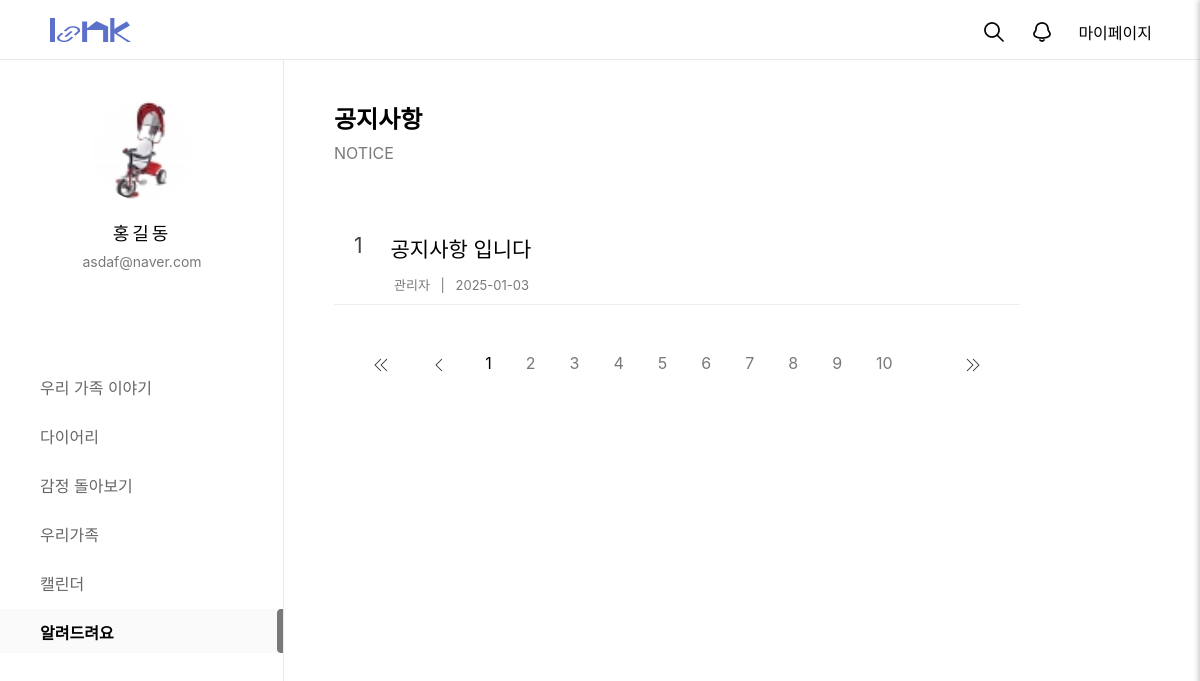
/customer/noticelist/ (signed in), run on an earlier commit of the app's database.
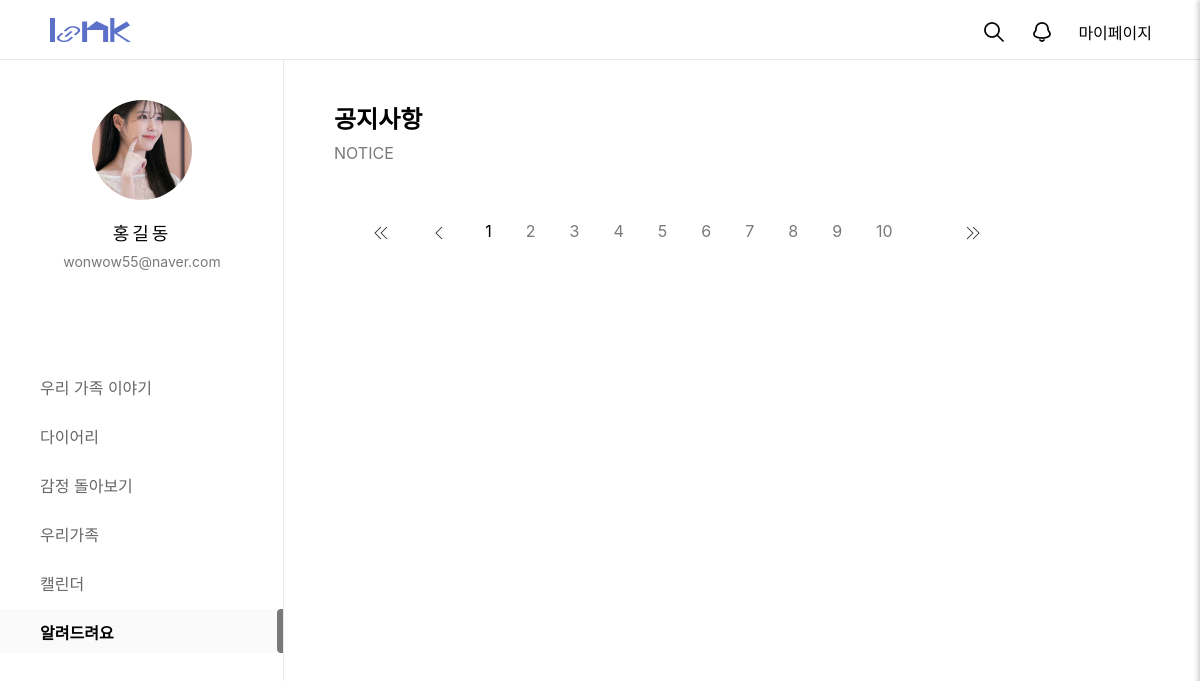
And on a later commit of the database.
### mypage/models.py (models this page shows, shortened)
class Img(models.Model):
  id = models.CharField(max_length=50, primary_key=True)  # 고유한 ID
  img = models.ImageField(upload_to='images/', null=True, blank=True, default='../static/images/calendar1/default_profile.png')  # 디폴트 이미지 설정

### loginpage/models.py (models this page shows, shortened)
class Member(models.Model):
  id = models.CharField(max_length=50,primary_key=True)
  pw = models.CharField(max_length=100)
  name = models.CharField(max_length=100)
  nicName = models.CharField(max_length=100,default='123')
  mail = models.EmailField(max_length=100)
  birthday = models.CharField(max_length=50)
  gender = models.CharField(max_length=10,choices=[('남자', '남자'), ('여자', '여자')])
  mdate = models.DateTimeField(auto_now=True)
  created_group = models.OneToOneField(
        'diary.GroupDiary',  # '앱이름.모델이름' 형식
        on_delete=models.SET_NULL,
        null=True,
        blank=True,
        related_name='creator'
    )
  joined_group = models.ForeignKey(
        'diary.GroupDiary',  # '앱이름.모델이름' 형식
        on_delete=models.SET_NULL,
        null=True,
        blank=True,
        related_name='members'
    )

### customer/models.py (models this page shows, shortened)
class NoticeBoard(models.Model):
  bno = models.AutoField(primary_key=True)
  member = models.ForeignKey(Administrator,on_delete=models.SET_NULL, null=True)
  btitle = models.CharField(max_length=1000)
  bcontent = models.TextField()
  bdate = models.DateTimeField(auto_now=True)
  bfile = models.ImageField(null=True, blank=True, upload_to='uploads/')
  bfile_thumbnail = models.ImageField(null=True, blank=True, upload_to='uploads/')
  userid = models.CharField(max_length=100,null=True, blank=True)
  bmail = models.CharField(max_length=100, null=True, blank=True)
  category = models.IntegerField(null=True, blank=False)
  status = models.CharField(max_length=50, null=True, blank=True)

### customer/views.py (the view)
# urls.py: path('noticelist/', views.noticelist, name="noticelist"),
def noticelist(request):
  mem = Member.objects.filter(id = request.session['session_id'])
  qb = Img.objects.filter(id=request.session['session_id']).first()
  qs = NoticeBoard.objects.filter(category=1, status='게시중').order_by('-bno')
  context = {'notice_list':qs, 'mem_info':mem[0], 'qb':qb,}
  return render(request, 'customer_notice_list.html', context)

### customer/templates/customer_notice_list.html (shortened to what this page needs)
{% extends 'main_navi_base.html' %}
{% load static %}
  {% block profill-block%}
  <div id="user_profile">
    <div id="pimg">
      <img src="{{ qb.img.url }}" alt="" />
    </div>
    <p id="uName" >{{mem_info.name}}</p>
    <p id="uEmail">{{mem_info.mail}}</p>
  </div>
		<nav id="menu">
			<ul>
				<a href="/main/index/"><li class="menu_item">우리 가족 이야기</li></a>
				<a href="/diary/diaryHome/"><li class="menu_item">다이어리</li></a>
				<a href="/emotion/main/"><li class="menu_item">감정 돌아보기</li></a>
				<a href="/family1/fam/"><li class="menu_item">우리가족</li></a>
				<a href="/calendar1/cal/"><li class="menu_item">캘린더</li></a>
				<a href="/customer/"><li class="menu_item active">알려드려요</li></a>
			</ul>
		</nav>
  {% endblock profill-block%}
  {% block container-block%}
  <div id="container">
    <div id="notice_title_area">
      <h2 id="noticeTit">공지사항</h2>
      <p id="noticeTit2">NOTICE</p>
    </div>
    <div id="notice_list_area">
      {% for notice in notice_list %}
      <div class="notice_list_group">
        <a href="/customer/noticeview/{{notice.bno}}/">
          <div class="notice_wrap_cont">
            <div class="tit_post">
              <div class="num_txt">{{forloop.revcounter}}</div>
              <div>{{notice.btitle}}</div>
            </div>
          </div>
          <dl class="list_post_info">
            <dd class="txt_g">
              <span>관리자</span><span class="space"> | </span>
              <span>{{notice.bdate|date:'Y-m-d'}}</span>
            </dd>
          </dl>
        </a>
      </div>
      {% endfor %}
    </div>
    <ul class="page_num">
      <li><a href="#"><img src="images/left_double.png" alt=""></a></li>
      <li><a href="#"><img src="images/left.png" alt=""></a></li>
      <li class="nowNum"><a href="#">1</a></li>
      <li><a href="#">2</a></li>
      <li><a href="#">3</a></li>
      <li><a href="#">4</a></li>
      <li><a href="#">5</a></li>
      <li><a href="#">6</a></li>
      <li><a href="#">7</a></li>
      <li><a href="#">8</a></li>
      <li><a href="#">9</a></li>
      <li><a href="#">10</a></li>
      <li><a href="#"><img src="images/right.png" alt=""></a></li>
      <li><a href="#"><img src="images/right_double.png" alt=""></a></li>
    </ul>
  </div>
  {% endblock container-block%}

What changed in the data, as far as the page shows it:
removed NoticeBoard: btitle "공지사항 입니다", bdate "2025-01-03"
changed Img: img: a different picture
changed Member "홍길동": mail "asdaf@naver.com" → "wonwow55@naver.com"
